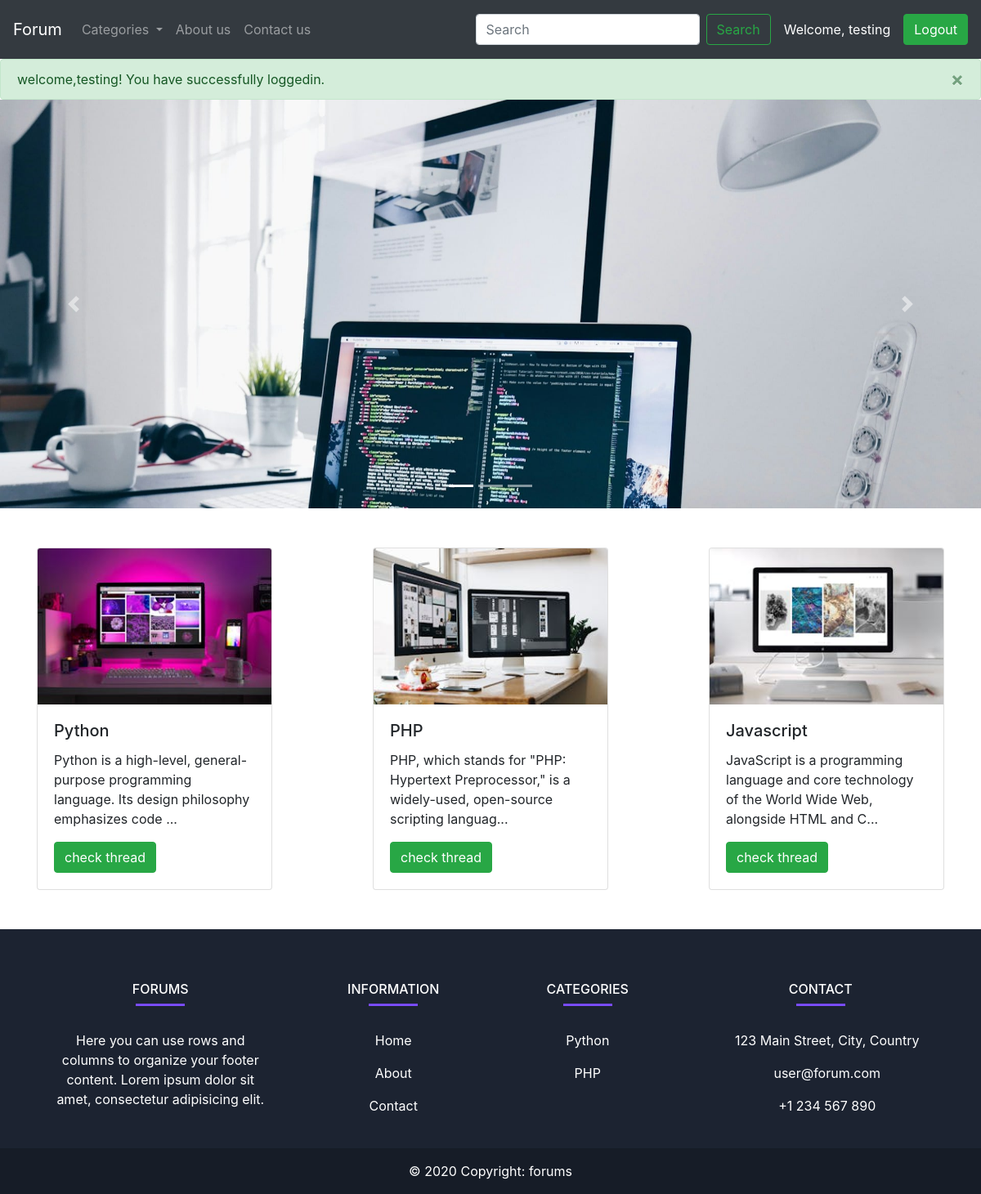
The page /index.php?loggedin=true (signed in) on the database its author committed.
### tables this page shows
CREATE TABLE IF NOT EXISTS `categories` (
  `categories_id` int NOT NULL AUTO_INCREMENT,
  `categories_name` varchar(255) NOT NULL,
  `categories_description` varchar(255) NOT NULL,
  `created_date` datetime NOT NULL DEFAULT CURRENT_TIMESTAMP,
  PRIMARY KEY (`categories_id`)
);

### index.php (the view, shortened to what this page needs)
<!doctype html>
<html lang="en">
<head>
    <link rel="stylesheet" href="https://cdn.jsdelivr.net/npm/bootstrap@4.4.1/dist/css/bootstrap.min.css"
>
    <link rel="stylesheet" href="style.css">
</head>
<body>
    <?php include 'partial/_db_connection.php' ?>
    <?php include 'partial/_header.php' ;
       if (isset($_GET['loggedin']) && $_GET['loggedin']=='true') {
    echo '<div class="alert alert-success alert-dismissible fade show my-0" role="alert">
  welcome,'.$_SESSION['username'].'! You have successfully loggedin.
  <button type="button" class="close" data-dismiss="alert" aria-label="Close">
    <span aria-hidden="true">&times;</span>
  </button>
</div>';
}
    ?>
    <div>
        <div id="carouselExampleIndicators" class="carousel slide" data-ride="carousel">
            <ol class="carousel-indicators">
                <li data-target="#carouselExampleIndicators" data-slide-to="0" class="active"></li>
                <li data-target="#carouselExampleIndicators" data-slide-to="1"></li>
                <li data-target="#carouselExampleIndicators" data-slide-to="2"></li>
            </ol>
            <div class="carousel-inner">
                <div class="carousel-item active">
                    <img src="images/slider/slider 1.jpg" class="w-100" alt="Random image">
                </div>
            </div>
            <a class="carousel-control-prev" href="#carouselExampleIndicators" role="button" data-slide="prev">
                <span class="carousel-control-prev-icon" aria-hidden="true"></span>
            </a>
            <a class="carousel-control-next" href="#carouselExampleIndicators" role="button" data-slide="next">
                <span class="carousel-control-next-icon" aria-hidden="true"></span>
            </a>
        </div>
    </div>
    <div class="container d-flex mt-5 justify-content-between">
    <?php
    $sql = "SELECT * FROM `categories`";
    $result = mysqli_query($conn,$sql);
    while ($rows = mysqli_fetch_assoc($result)) {
        $cat_id = $rows['categories_id'];
        $cat_name = $rows['categories_name'];
        $cat_desc = $rows['categories_description'];
        echo '
            <div class="card" style="width: 18rem;">
  <img src="images/categories/card-'.$cat_id.'.jpg" class="card-img-top" alt="...">
  <div class="card-body">
    <h5 class="card-title">'.$cat_name.'</h5>
    <p class="card-text">'. substr($cat_desc,0,100).'...</p>
    <a href="threadlist.php?cat_id='.$cat_id.'" class="btn btn-success">check thread</a>
  </div>
    </div>
   ';
    }
    ?>
 </div>
    <?php include 'partial/_footer.php' ?>
</body>
</html>

### style.css (style rules this page uses)
.carousel-inner { height: 500px; }
.carousel-inner img { object-fit: cover; height: 100%; width: 100%; }

### rows shown on the page
categories: shows a picture, categories_name "Python", categories_description "Python is a high-level, general-purpose programming language. Its design philosophy emphasizes code"
categories: shows a picture, categories_name "PHP", categories_description "PHP, which stands for \"PHP: Hypertext Preprocessor,\" is a widely-used, open-source scripting languag"
categories: shows a picture, categories_name "Javascript", categories_description "JavaScript is a programming language and core technology of the World Wide Web, alongside HTML and C"

### other values the page prints
$_SESSION['username'] "testing"
